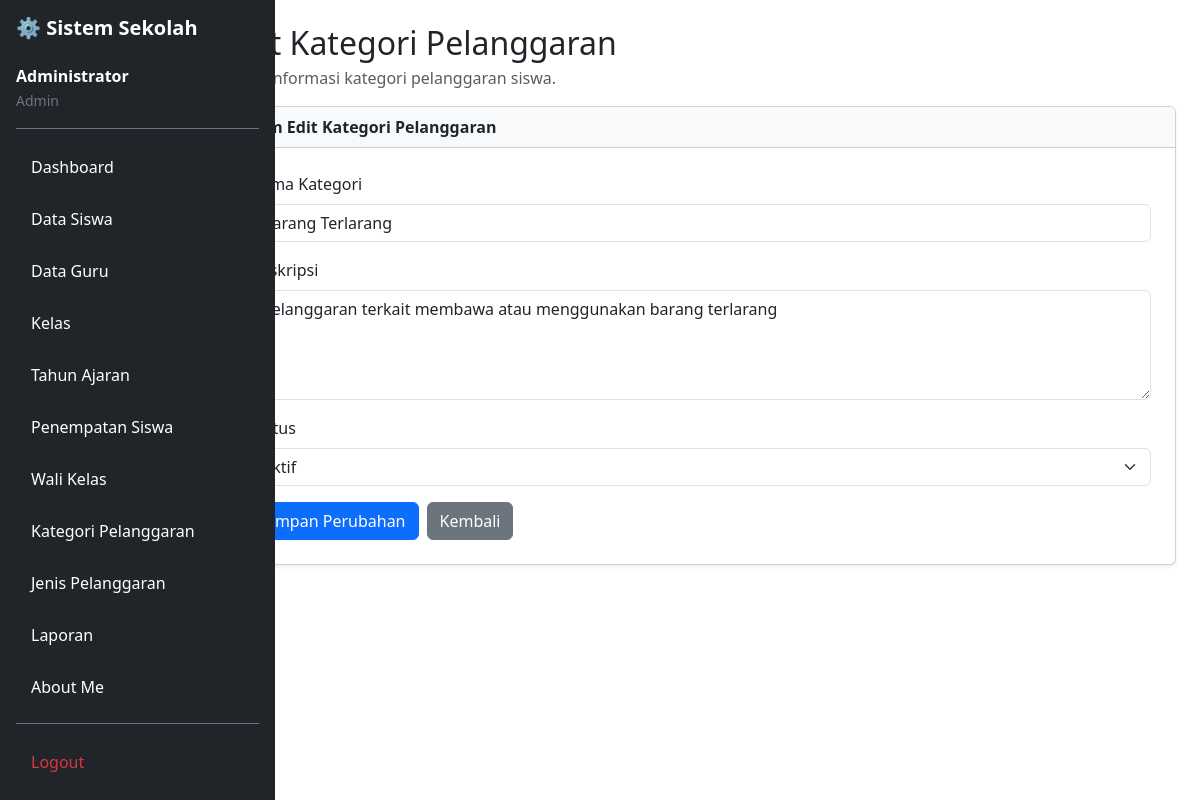
Page /edit_kategori_pelanggaran.php?id=6 (signed in) on the committed database.
### tables this page shows
CREATE TABLE `t_pelanggaran_kategori` (
  `id` int(11) NOT NULL,
  `nama` varchar(100) DEFAULT NULL,
  `deskripsi` text NOT NULL,
  `status_aktif` tinyint(1) NOT NULL,
  `created_at` timestamp NOT NULL DEFAULT current_timestamp(),
  `updated_at` timestamp NOT NULL DEFAULT current_timestamp()
);

### edit_kategori_pelanggaran.php (the view, shortened to what this page needs)
<?php
include 'config/koneksi.php';
$id = (int) ($_GET['id'] ?? 0);
$stmt = mysqli_prepare($koneksi,
    "SELECT * FROM t_pelanggaran_kategori WHERE id = ?"
);
mysqli_stmt_bind_param($stmt, "i", $id);
mysqli_stmt_execute($stmt);
$result = mysqli_stmt_get_result($stmt);
$data = mysqli_fetch_assoc($result);
?>
<!DOCTYPE html>
<html lang="id">
<head>
    <link href="https://cdn.jsdelivr.net/npm/bootstrap@5.3.8/dist/css/bootstrap.min.css"
          rel="stylesheet">
</head>
<body>
<div class="container-fluid">
    <div class="row">
        <?php include 'layout/sidebar.php'; ?>
        <main class="col-md-9 col-lg-10 ms-sm-auto px-md-4 py-4">
            <h2 class="mb-1">Edit Kategori Pelanggaran</h2>
            <p class="text-muted">
                Ubah informasi kategori pelanggaran siswa.
            </p>
            <div class="card shadow-sm">
                <div class="card-header bg-light">
                    <strong>Form Edit Kategori Pelanggaran</strong>
                </div>
                <div class="card-body p-4">
                    <form method="POST">
                        <div class="mb-3">
                            <label class="form-label">
                                Nama Kategori
                            </label>
                            <input
                                type="text"
                                name="nama"
                                class="form-control"
                                placeholder="Masukkan nama kategori"
                                value="<?= htmlspecialchars($data['nama'] ?? '') ?>"
                                required
                            >
                        </div>
                        <div class="mb-3">
                            <label class="form-label">
                                Deskripsi
                            </label>
                            <textarea
                                name="deskripsi"
                                class="form-control"
                                rows="4"
                                placeholder="Masukkan deskripsi kategori"
                            ><?= htmlspecialchars($data['deskripsi'] ?? '') ?></textarea>
                        </div>
                        <div class="mb-3">
                            <label class="form-label">
                            </label>
                            <select
                                name="status_aktif"
                                class="form-select"
                            >
                                <option value="1"
                                    <?= ($data['status_aktif'] == 1) ? 'selected' : '' ?>>
                                    Aktif
                                </option>
                            </select>
                        </div>
                        <div class="d-flex gap-2">
                            <button type="submit" class="btn btn-primary">
                                Simpan Perubahan
                            </button>
                            <a href="kategori_pelanggaran.php"
                               class="btn btn-secondary">
                                Kembali
                            </a>
                        </div>
                    </form>
                </div>
            </div>
        </main>
    </div>
</div>
</body>
</html>

### rows in the picture
t_pelanggaran_kategori: nama "Barang Terlarang", deskripsi "Pelanggaran terkait membawa atau menggunakan barang terlarang", status_aktif "Aktif"

### other values in the picture
$_SESSION['name'] "Administrator"
str_replace('_', ' ', $role) "Admin"
$item[0] "Dashboard"
$item[0] "Data Siswa"
$item[0] "Data Guru"
$item[0] "Kelas"
$item[0] "Tahun Ajaran"
$item[0] "Penempatan Siswa"
$item[0] "Wali Kelas"
$item[0] "Kategori Pelanggaran"
$item[0] "Jenis Pelanggaran"
$item[0] "Laporan"
$item[0] "About Me"
